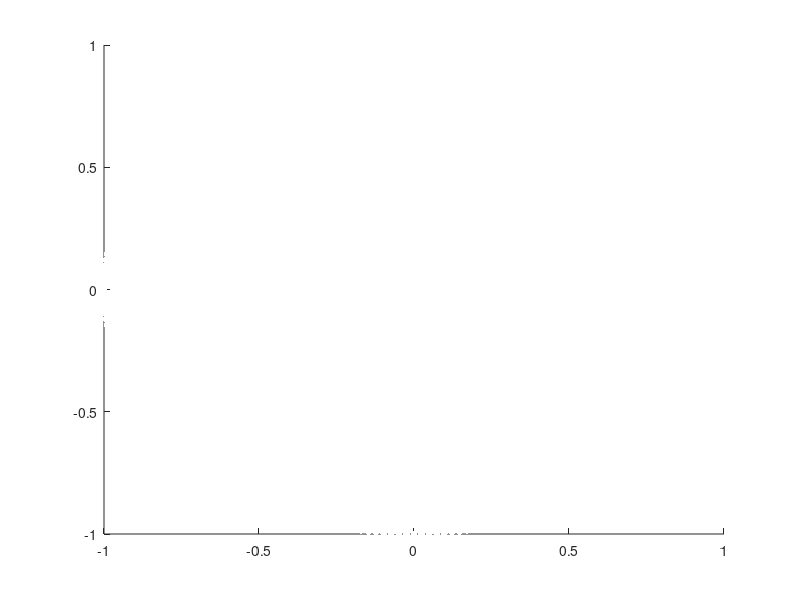

Recreate this plot in MATLAB. (Note: this script raises an error after producing the figure.)
clear
clc

animate = true;
transparentBackground = false;
R = 1;           % Circle Radius
n = 256;          % number of points
multiplier = 2;  % graph of multiples to plot
iterations = n-1;

t = linspace(0, 2*pi, 100);
x = R*cos(t);
y = R*sin(t);
xLim = [-R, R];
yLim = [-R, R];
points = zeros(n, 2);

% COLOUR MATRICES
%{
    first row is the background colour,
    second row is the edge colour,
    third row is the point colour
%}

c0 = [  0/255,   0/255,   0/255;    % Default
      255/255, 255/255, 255/255;
      255/255,   0/255,   0/255];
c1 = [148/255, 168/255, 154/255;
      212/255, 224/255, 155/255;
      164/255,  74/255,  63/255];
c2 = [ 93/255,  46/255,  70/255;
      232/255, 214/255, 203/255;
      173/255, 106/255, 108/255];
c3 = [ 82/255,  42/255,  39/255;
      156/255, 179/255, 128/255;
      197/255, 152/255, 73/255];
c4 = [ 82/255, 183/255, 136/255;
      178/255, 211/255, 168/255;
      237/255, 229/255, 166/255];

C = c0;

% Initialising Points Array
for p = 1:n
    P = [-cos(2*pi*(p-1)/n), sin(2*pi*(p-1)/n)];
    points(p, :) = P;
end
% Plotting Edges
if ~animate
hold on
    for i = 0:iterations
        result = multiplier * i;
        plot([points(i+1, 1), points(mod(result, n) + 1, 1)], [points(i+1, 2), points(mod(result, n) + 1, 2)], "-", Color=C(3, :), LineWidth=2)
    end
    %plot(x, y, "k", lineWidth = 2)
    for p = 1:n
        scatter(points(p, 1), points(p, 2), 25, C(2, :), "filled")
        %plot(points(p, 1), points(p, 2), "r.", MarkerSize=25)
    end
    
    h = get(gca, "Children");
    axis equal
    axis off
    fig = gcf;
    if transparentBackground
        fig.Color = "none";
    else
        fig.Color = C(1, :);
    end
    str1 = "${\lambda = " + multiplier + "}$";
    annotation("textbox",[.8 .7 .3 .2], "String", str1, "FitBoxToText", "on", "Color", "w", "FontSize", 28, "Interpreter", "latex", LineStyle="none")
    str2 = "${n = " + n + "}$";
    annotation("textbox",[.8 .6 .3 .2], "String", str2, "FitBoxToText", "on", "Color", "w", "FontSize", 28, "Interpreter", "latex", LineStyle="none")
    fig.Position = [200, 200, 1280, 720];
    xlim([xLim(1) - 0.25, xLim(2) + 0.25])
    ylim([yLim(1) - 0.25, yLim(2) + 0.25])
else
    percentage = 0;
    for p = 1:n
        scatter(points(p, 1), points(p, 2), 25, C(2, :), "filled")
        hold on
    end
    str1 = "${\lambda = " + multiplier + "}$";
    annotation("textbox",[.8 .7 .3 .2], "String", str1, "FitBoxToText", "on", "Color", "w", "FontSize", 28, "Interpreter", "latex", LineStyle="none")
    str2 = "${n = " + n + "}$";
    annotation("textbox",[.8 .6 .3 .2], "String", str2, "FitBoxToText", "on", "Color", "w", "FontSize", 28, "Interpreter", "latex", LineStyle="none")
    for i = 0:iterations
        percentage = (i/(iterations))*100;
        disp(round(percentage, 2) + "% saved")
        result = multiplier * i;
        plot([points(i+1, 1), points(mod(result, n) + 1, 1)], [points(i+1, 2), points(mod(result, n) + 1, 2)], "-", Color=C(3, :), LineWidth=2)
        axis equal
        axis off
        fig = gcf;
        if transparentBackground
            fig.Color = "none";
        else
            fig.Color = C(1, :);
        end
        fig.Position = [200, 200, 1280, 720];
        xlim([xLim(1) - 0.25, xLim(2) + 0.25])
        ylim([yLim(1) - 0.25, yLim(2) + 0.25])
        h = get(gca, "Children");
        set(gca, "Children", [h(2:end); h(1)])
        filename = sprintf("%s/frame_%03d.png", "C:\Users\reeve\OneDrive\Documents\MATLAB\times\frames", i);
        F = getframe(gcf);
        imwrite(F.cdata, filename);
    end

end
    
